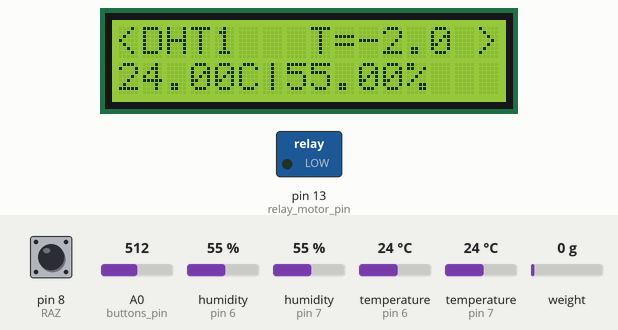
Simulated run of this sketch. Board: Arduino Uno, built with avr-gcc and run on an emulated ATmega328P. On the bench: 16×2 character LCD, switched loads named in the sketch (green lamp = pin HIGH). The test bench sets the inputs (shaded band); at power-on: A0 (buttons_pin) = 512, humidity (sensors on pin 6, pin 7) 55 %, weight on the scale 0 g, pin 8 (RAZ) HIGH, temperature (sensors on pin 6, pin 7) 24 °C.

Above: at 1.2 s.
1.3 s: A0 (buttons_pin) set to 894
2.8 s: A0 (buttons_pin) set to 919
At 3.63 s:
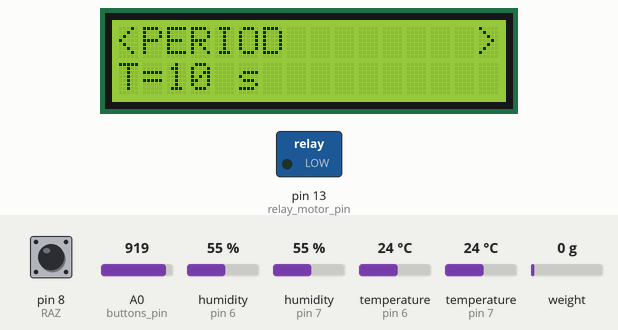
6.3 s: humidity (sensor on pin 6) set to 22 %
At 7.06 s:
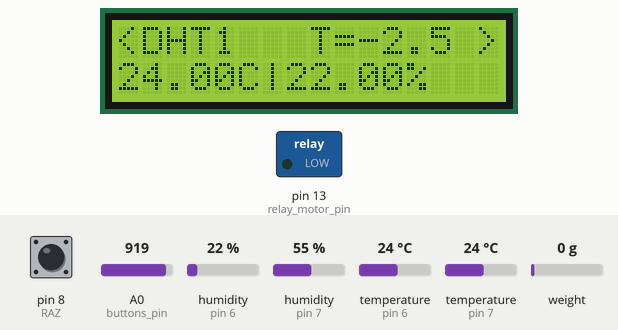
8.4 s: humidity (sensor on pin 7) set to 22 %
At 9.93 s:
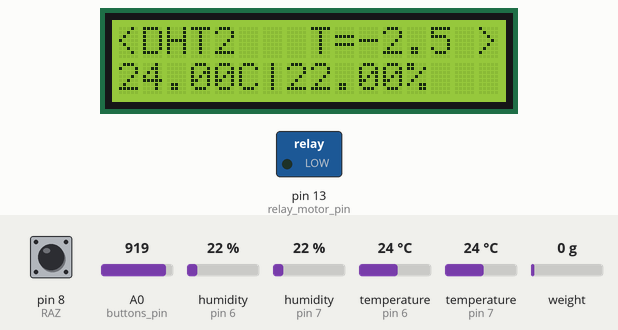
11.3 s: weight on the scale set to 100 g
At 11.77 s:
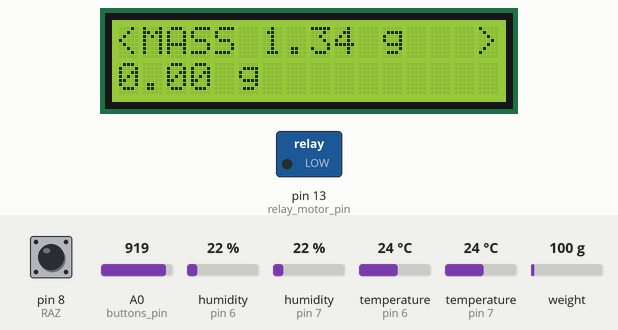
13.1 s: A0 (buttons_pin) set to 306
At 14.0 s:
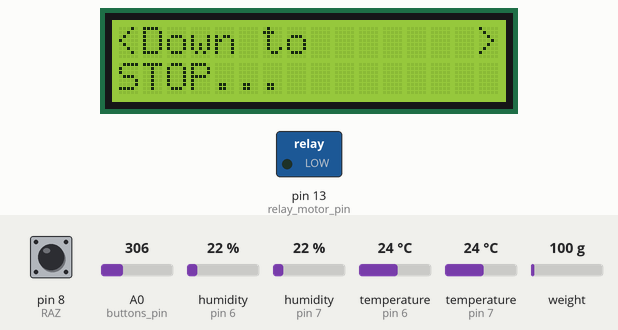
Timing chart, 0 to 15.9 s (numbered marks = the images above; inputs shaded):
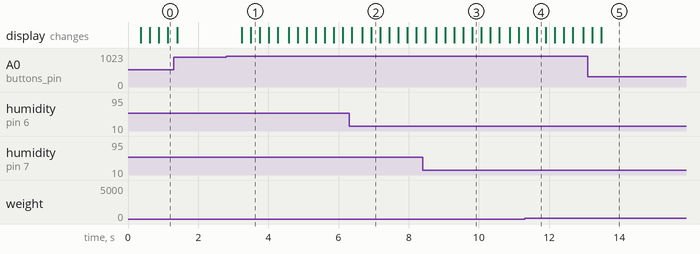

Measured:
- the behaviour switches between 900 and 901 on A0 (buttons_pin) (found by bisection; images 0 and 1)
- after the input at 2.8 s, the display: first changes after 0.45 s (image 1 shows a later state)
- after the input at 13.1 s, the display: first differs from a run without the input after 0.39 s (image 5)

The sketch:

3ayina.ino
```cpp
//// including needed libraries
#include <Q2HX711.h>
#include <LiquidCrystal.h>
#include <Adafruit_Sensor.h>
#include <DHT.h>
#include "UI.h"


//// defining needed constants
/*| DHT constants  |----------------------------*/
#define DHTPIN1 6        // Master DHT pin
#define DHTTYPE1 DHT11   // DHT22 if using dht 22
#define DHTPIN2 7        // Slave DHT pin
#define DHTTYPE2 DHT11   // DHT22 if using dht 22
/*----------------------------------------------*/

/*| LCD constants |---------------------------------------*/
const int rs = 12, en = 11, d4 = 5, d5 = 4, d6 = 3, d7 = 2;
const int relay_motor_pin = 13;
const int relay_heater_pin = A1;
// array of function pointers for UI elements
const UI::GeneralFunction UI::doActionsArray [5] =
{
  &UI::lcd_dht_master,
  &UI::lcd_dht_slave,
  &UI::lcd_period,
  &UI::lcd_mass,
  &UI::lcd_start_cycle
};
const int scene_count = 5;
/*--------------------------------------------------------*/
/*-------| visual feedback |--------*/
String press_up = "Press UP";
String to_start = "to start" ;
/*----------------------------------*/
/*| LOADCELL constants |--------*/
const byte hx711_data_pin = 10;
const byte hx711_clock_pin = 9;
#define RAZ 8
const float weight_cof = 31456;
/*------------------------------*/

/*| buttons input pin A0 default |------*/
const int buttons_pin = A0;
/*--------------------------------------*/
//// creating instances of classes
// creating instanceس of class DHT
DHT dht1 = DHT(DHTPIN1, DHTTYPE1);
DHT dht2 = DHT(DHTPIN2, DHTTYPE2);

// creating instance of UI Static class
UI ui;
// creating instance of class hx711
Q2HX711 hx711(hx711_data_pin, hx711_clock_pin);

// creating instance of class LiquidCystal
LiquidCrystal lcd(rs, en, d4, d5, d6, d7);

//// global variables
float hum_Master, hum_Slave, temp_Master, temp_Slave = 0;
float pre_hum_Master, pre_hum_Slave, pre_temp_Master, pre_temp_Slave = 0;
/*--| USER INPUTS |--*/
float desired_temp = 0;
float pre_desired_temp = 0;
float final_mass = 0;
float pre_final_mass = 0;
long millis_passed = 0;
long millis_checkpoint = 0;
/*-------------------*/
/* remise a zero */
float raz_mass = 0;
/* weighting period */
int period = 10;
int pre_period = 0;
long start_time = 0;
/* scene index */
unsigned int scene_index = 0;
/* start cycle true when the program cycle starts */
boolean start_cycle = false;
/* weight and previous weight */
float mass_in_g;
float pre_mass_in_g;

void setup() {
  Serial.begin(9600);
  lcd.begin(16, 2);
  dht1.begin();
  dht2.begin();
  pinMode(RAZ, INPUT);
  pinMode(relay_motor_pin, OUTPUT);
}

void loop() {
  /*---|reading humidity and temperature from Master and Slave|---*/
  hum_Master = dht1.readHumidity();
  temp_Master = dht1.readTemperature();

  hum_Slave = dht2.readHumidity();
  temp_Slave = dht2.readTemperature();
  /*---| getting pressed button |---*/
  int button_pressed = get_button();
  if (button_pressed > -1) {
    handle(button_pressed);
    delay(150);
  }
  // mesuring weight
  mass_in_g = (hx711.read() - raz_mass) / weight_cof;
  if (digitalRead(RAZ) == LOW) Raz();

  // updating lcd if an action happened or a one of the environment variables changed value
  if (button_pressed != -1 || digitalRead(RAZ) == LOW || a_value_changed()) {
    UI::GeneralFunction f = UI::doActionsArray [scene_index];
    // call the function
    (ui.*f) ();
  }
  /* cycle --------------------------------------------------------------------------------------*/
  if (start_cycle) {
    float seconds_passed = (millis() - start_time) / 1000;
    // phase variable holds 1 or o representing relay controlling motor ON or OFF respectively
    int phase = ((int)(seconds_passed) / period) % 2;
    digitalWrite(relay_motor_pin, phase);
    if (temp_Master >= desired_temp) digitalWrite(relay_heater_pin, LOW);
    if (temp_Master < desired_temp - 2) digitalWrite(relay_heater_pin, HIGH);
    if (mass_in_g <= final_mass) {
      start_cycle = false;
      press_up = "Press UP";
      to_start = "to start" ;
    }
  }
  /*---------------------------------------------------------------------------------------------*/

}
void Raz() {
  raz_mass = hx711.read();
}
int get_button() {
  /*
     this fnction returns integers from 0 to 4 [0, 1, 2, 3] representing up,down,left,right buttons respectively
     analog values should be changed to match resistors used
     example :
     resistors to button bind :
      +--------+------------+--------------+--------------+
      | button |  resistor  |  analog      | button value |
      +--------+------------+--------------+--------------+
      | UP     : 300k ohms -+> 10 to 250   |       0      |
      +--------+------------+--------------+--------------+
      | DOWN   : 100k ohms -+> 250 to 500  |       1      |
      +--------+------------+--------------+--------------+
      | LEFT   : 30k  ohms -+> 500 to 750  |       2      |
      +--------+------------+--------------+--------------+
      | RIGHT  : 220  ohms -+> 750 to 1024 |       3      |
      +--------+------------+--------------+--------------+
  */
  int values[] = {10, 250, 500, 750, 900};
  int analog_value = analogRead(buttons_pin);
  // there is never a pretty way to make this
  // if more buttons needed add an if statment
  // greetings from adem
  if (analog_value <= values[0])return -1;
  if (analog_value > values[1] && analog_value <= values[2]) return 0;
  if (analog_value > values[2] && analog_value <= values[3]) return 1;
  if (analog_value > values[3] && analog_value <= values[4]) return 2;
  if (analog_value > values[4]) return 3;
}


void handle(int button) {
  if (button == 2) {
    scene_index -= 1;
    scene_index = (scene_index) % scene_count;

  } else if (button == 3) {
    scene_index ++;
    scene_index = (scene_index) % scene_count;
  } else if (button == 1) {
    // if in temperature and humidity scene is active
    if (scene_index == 0 || scene_index == 1) {
      desired_temp -= 0.5;
    }
    // if mass scene is active
    else if (scene_index == 3) {
      final_mass -= 1;
    }
    // if period scene is active
    else if (scene_index == 2) {
      if (period > 10)period -= 1;
    }
    if (start_cycle) {
      start_cycle = false;
      press_up = "Press UP";
      to_start = "to start" ;
    }
  } else if (button == 0) {
    if (scene_index == 0 || scene_index == 1) {
      desired_temp += 0.5;
    } else if (scene_index == 3) {
      final_mass += 1;
    } else if (scene_index == 2) {
      period += 1;
    }
    // if in start cycle
    else if (scene_index == 4) {
      start_cycle = true;
      start_time = millis();
      press_up = "Down to ";
      to_start = "STOP... ";
    }
  }
}

boolean a_value_changed() {
  boolean changed = (hum_Master != pre_hum_Master)
                    || (hum_Slave != pre_hum_Slave)
                    || (temp_Master != pre_temp_Master)
                    || (temp_Slave != pre_temp_Slave)
                    || (desired_temp != pre_desired_temp)
                    || (final_mass != pre_final_mass)
                    || (mass_in_g != pre_mass_in_g);
  pre_hum_Master = hum_Master;
  pre_hum_Slave = hum_Slave;
  pre_temp_Master = temp_Master;
  pre_temp_Slave = temp_Slave;
  pre_desired_temp = desired_temp;
  pre_final_mass = final_mass;
  pre_mass_in_g = mass_in_g;
  return changed;
}
```

UI.h
```cpp
#ifndef MyClass_h
#define MyClass_h
#include "Arduino.h"
class UI
{
  public:
    UI();
    void lcd_dht_master();
    void lcd_dht_slave();
    void lcd_period();
    void lcd_mass();
    void lcd_start_cycle();
    typedef void (UI::*GeneralFunction) ();
    static const GeneralFunction doActionsArray[5];

};
#endif
```

UI.ino
```cpp
#include "Arduino.h"
#include "UI.h"
/*--| UI class responsible for displaying scenes respectively |--*/
UI::UI() {
  return;
};
void UI::lcd_dht_master() {
  /*--| DHT master lcd scene |--*/
  lcd.clear();
  lcd.setCursor(0, 0);
  lcd.println("<DHT1");
  lcd.print(" T="+String(desired_temp,1));
  lcd.setCursor(15,0);
  lcd.print(">");
  lcd.setCursor(0, 1);
  lcd.print(temp_Master, 2);
  lcd.print("C|");
  lcd.print(hum_Master, 2);
  lcd.print("%");
};
void UI::lcd_dht_slave() {
  /*--| DHT slave lcd scene |--*/
  lcd.clear();
  lcd.setCursor(0, 0);
  lcd.println("<DHT2");
  lcd.print(" T="+String(desired_temp,1));
  lcd.setCursor(15,0);
  lcd.print(">");
  lcd.setCursor(0, 1);
  lcd.print(temp_Slave, 2);
  lcd.print("C|");
  lcd.print(hum_Slave, 2);
  lcd.print("%");
};
void UI::lcd_period() {
  /*--| Period setting scene |--*/
  lcd.clear();
  lcd.setCursor(0, 0);
  lcd.println("<PERIOD        >");
  lcd.setCursor(0, 1);
  lcd.print("T=");
  lcd.print(period);
  lcd.print(" s");
};
void UI::lcd_mass() {
  lcd.clear();
  lcd.setCursor(0, 0);
  lcd.print("<MASS ");
  lcd.print(String(mass_in_g, 2) + " g");
  lcd.setCursor(15, 0);
  lcd.print(">");
  lcd.setCursor(0,1);
  lcd.print(final_mass);
  lcd.print(" g");
}
void UI::lcd_start_cycle() {
  lcd.clear();
  lcd.setCursor(0,0);
  lcd.println("<"+press_up+"      >");
  lcd.setCursor(0,1);
  lcd.println(to_start);

}

// typedef for class function
typedef void (UI::*GeneralFunction) ();

static const GeneralFunction doActionsArray [5];
```
